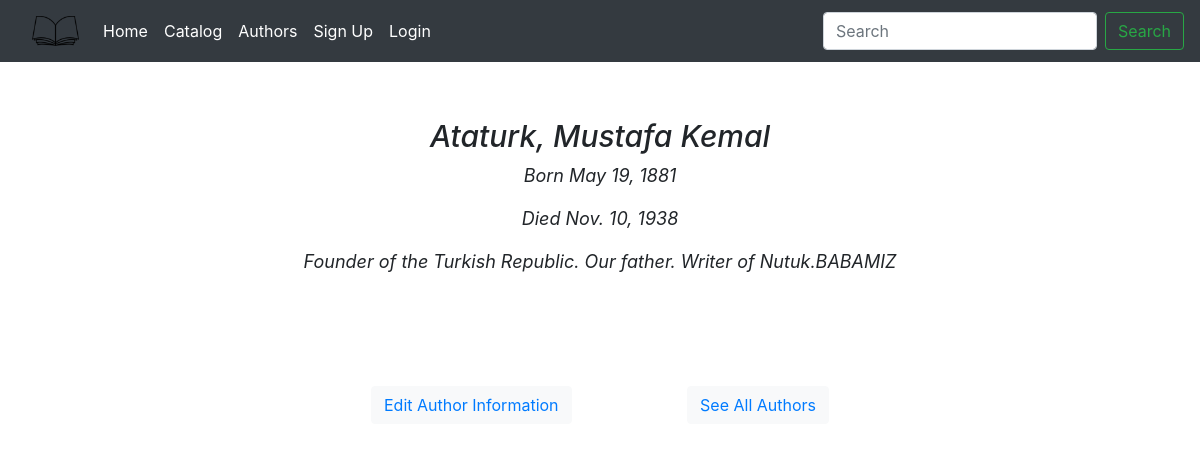
The page /authors/4 on the database its author committed.
### library_app/models.py (models this page shows, shortened)
class Author(models.Model):
    first_name = models.CharField(max_length=50)
    last_name = models.CharField(max_length=75)
    date_of_birth = models.DateField(null=True, blank=True)
    date_of_death = models.DateField(verbose_name='Died', null=True, blank=True)
    bio = models.TextField(max_length=750, verbose_name='Author Biography',
                            default=None, null=True,
                            blank=True)
    class Meta:
        ordering = ['last_name', 'first_name']

### library_app/views.py (the view)
# urls.py: path('authors/<int:pk>', views.AuthorDetailView.as_view(),
class AuthorDetailView(generic.DetailView):
    model = models.Author

### library_app/templates/library_app/author_detail.html (shortened to what this page needs)
{% extends "base.html" %}
{% block content %}
<div id='updateAuthorForm'>
  <h6 id = 'updateAuthorFormHeader'>{{author.last_name}}, {{author.first_name}}</h6>
  {% if author.date_of_birth and author.date_of_death %}
    <p>Born {{author.date_of_birth}}</p>
    <p>Died {{author.date_of_death}}</p>
  {% elif author.date_of_birth %}
      <p>Born {{author.date_of_birth}}, Alive</p>
  {% else %}
      <p></p>
  {% endif %}
  {% if author.bio %}
  <p>{{author.bio}}</p>
</div>
  {% else %}
  <p><strong>No summary is provided for this author</strong></p>
  {% endif %}
    <div class="authorDetailButtons">
      <button id='updateAuthorButton' type="button" class="btn btn-light">
      <a href="{% url 'library_app:edit-author' author.pk %}">Edit Author Information</a>
      </button>
      <button id='goBackAuthorButton' type="button" class="btn btn-light">
      <a href="{% url 'library_app:author-list' %}">See All Authors</a>
      </button>
    </div>
{% endblock %}

### static/library_app/css/master.css (style rules this page uses)
#updateAuthorForm { font-style: oblique; margin-top: 5%; font-size: 18px; text-align: center; }
#updateAuthorForm #updateAuthorFormHeader { font-size: 30px; }
.authorDetailButtons { margin-top: 10%; text-align: center; }
.authorDetailButtons #updateAuthorButton { margin-right: 5%; }
.authorDetailButtons #goBackAuthorButton { margin-left: 5%; }

### rows shown on the page
Author: last_name "Ataturk", first_name "Mustafa Kemal", date_of_birth "May 19, 1881", date_of_death "Nov. 10, 1938", bio "Founder of the Turkish Republic. Our father. Writer of Nutuk.BABAMIZ"
